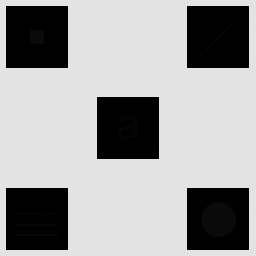
#> input picture imagenes/Imagen_con_detalles_escondidos.tif, 256 x 256 px; its folder holds 5 pictures in this run
$ python problema1.py
#> lines starting #> are read from the running program, lines starting #| are printed output that depends on the picture
from pathlib import Path
import cv2
import numpy as np
import matplotlib.pyplot as plt
from typing import Tuple


def histograma(img: np.ndarray) -> None:
    """Muestra la imagen original, su histograma de frecuencias y el histograma normalizado con su funcion de suma acumulada."""

    # Mostrar la imagen
    # Mostrar la imagen y su histograma lado a lado
    _, axes = plt.subplots(1, 3, constrained_layout=True)

    # Imagen
    axes[0].imshow(img, cmap="gray", vmin=0, vmax=255)
    axes[0].axis("off")
    axes[0].set_title("Imagen")

    # Histograma
    hist, bins = np.histogram(img.flatten(), 256, (0, 256))
    bin_centers = bins[:-1]

    bar_width = 10

    axes[1].bar(bin_centers, hist, width=bar_width, color="black")
    axes[1].set_xlim([-50, 255])
    axes[1].axvline(0, color="gray", linestyle="--", linewidth=1)
    axes[1].set_xlabel("Intensidad")
    axes[1].set_ylabel("Frecuencia")
    axes[1].set_title("Histograma")

    histn = hist.astype(np.double) / img.size
    cdf = histn.cumsum()

    # Histograma normalizado
    axes[2].bar(bin_centers, histn, width=bar_width, color="black")
    axes[2].set_xlim([-50, 255])
    axes[2].axvline(0, color="gray", linestyle="--", linewidth=1)
    axes[2].set_xlabel("Intensidad")
    axes[2].set_ylabel("Probabilidad (densidad)")
    axes[2].set_title("Histograma Normalizado")

    # Suma acumulada
    ax2 = axes[2].twinx()
    ax2.plot(bin_centers, cdf, color="red", linewidth=1.5, label="CDF")
    ax2.set_ylabel("CDF (acumulado)")
    ax2.set_ylim([0, 1])

    lines1, labels1 = axes[2].get_legend_handles_labels()
    lines2, labels2 = ax2.get_legend_handles_labels()
    axes[2].legend(lines1 + lines2, labels1 + labels2, loc="upper left")

    plt.show(block=False)


def mostrar_comparacion(
    img1: np.ndarray,
    img2: np.ndarray,
    titulo1: str,
    titulo2: str,
    figsize: Tuple[int, int] = (15, 6),
) -> None:
    """Muestra dos imágenes lado a lado para comparación."""
    _, axes = plt.subplots(1, 2, figsize=figsize)

    axes[0].imshow(img1, cmap="gray", vmin=0, vmax=255)
    axes[0].set_title(titulo1)
    axes[0].axis("off")

    axes[1].imshow(img2, cmap="gray", vmin=0, vmax=255)
    axes[1].set_title(titulo2)
    axes[1].axis("off")

    plt.show(block=False)


def procesar_con_ventana(
    img: np.ndarray, M: int, N: int, mostrar_histograma: bool = True
) -> np.ndarray:
    """Aplica ecualización local con ventana MxN y opcionalmente muestra el histograma."""
    img_procesada = ecualizar_local(img, M, N)

    if mostrar_histograma:
        histograma(img_procesada)

    return img_procesada


def ecualizar_local(img_original: np.ndarray, M: int, N: int) -> np.ndarray:
    """Aplica ecualización de histograma local con ventana MxN usando cv2.equalizeHist en cada vecindario."""

    if M % 2 == 0 or N % 2 == 0:
        raise ValueError(
            "El tamaño de la ventana (M, N) debe ser impar para tener un centro."
        )

    # Se obtienen las dimenciones de la imagen de entrada
    H, W = img_original.shape

    img_ecualizada = np.zeros_like(img_original, dtype=np.uint8)

    m_pad = M // 2
    n_pad = N // 2

    # Agregar bordes a la imagen
    img_con_borde = cv2.copyMakeBorder(
        img_original, m_pad, m_pad, n_pad, n_pad, cv2.BORDER_REPLICATE
    )

    # Bucle Principal: Ventana Deslizante
    for i in range(H):
        for j in range(W):
            # 2.1. Definir la Ventana (Vecindario)
            ventana = img_con_borde[i : i + M, j : j + N]

            # 2.2. Aplicar cv2.equalizeHist() a la ventana
            # Esto produce una imagen pequeña (MxN) donde todos los píxeles están ecualizados
            ventana_ecualizada = cv2.equalizeHist(ventana)

            # 2.3. Obtener el Píxel Central Transformado

            # En la ventana_ecualizada, el píxel central (m_pad, n_pad)
            # es el resultado de la transformación para el píxel (i, j)
            nuevo_valor = ventana_ecualizada[m_pad, n_pad]

            # Asignar el nuevo valor a la imagen de salida
            img_ecualizada[i, j] = nuevo_valor

    return img_ecualizada


def main() -> None:
    """Programa principal: carga imagen, aplica ecualización global y local con diferentes tamaños de ventana."""

    try:
        BASE_DIR = Path(__file__).parent
    except NameError:
        BASE_DIR = Path.cwd()

    IMAGE_PATH = BASE_DIR / "imagenes" / "Imagen_con_detalles_escondidos.tif"

    # Cargar la imagen en escala de grises
    img_original = cv2.imread(str(IMAGE_PATH), cv2.IMREAD_GRAYSCALE)
#> img_original is the input picture: shape (256, 256); min 0, max 228, mean 160.7

    if img_original is None:
        raise Exception(f"Error: No se pudo cargar la imagen en la ruta: {IMAGE_PATH}")

    histograma(img_original)
#> in histograma, `hist, bins = np.histogram(img.flatten(), 256, (0, 256))`: hist = 256 values, max 43946 at index 227, min 0 at index 12, mean 256; bins = 257 values from 0 to 256
#> in histograma, `bin_centers = bins[:-1]`: bin_centers = 256 values from 0 to 255
#> in histograma, `histn = hist.astype(np.double) / img.size`: histn = 256 values, max 0.671 at index 227, min 0 at index 12, mean 0.00391
#> in histograma, `cdf = histn.cumsum()`: cdf = 256 values from 0.257 to 1

    # Ecualización Global con OpenCV
    img_eq_global = cv2.equalizeHist(img_original)
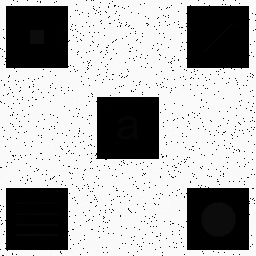
#> img_eq_global: shape (256, 256); min 0, max 255, mean 172.2
    mostrar_comparacion(
        img_original,
        img_eq_global,
        "1. Imagen Original",
        "2. Imagen original ecualizada (global)",
    )
#> in mostrar_comparacion, `plt.show(block=False)`:
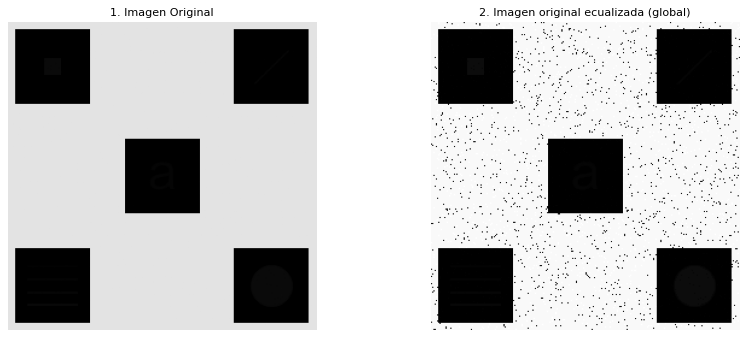
#> figure drawn by matplotlib, 2 panels

    histograma(img_eq_global)

    # Ecualizacion local con ventana 25x25 directamente sobre la imagen original
    img_procesada_25x25 = procesar_con_ventana(
        img_original, 25, 25, mostrar_histograma=False
    )
#> after the loop in ecualizar_local, `for i in range(H):`:
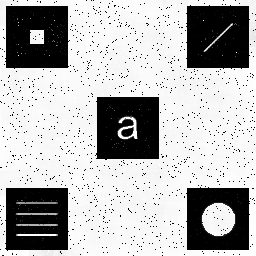
#> img_ecualizada: shape (256, 256); min 0, max 255, mean 177.5
#> after the loop in ecualizar_local, `for i in range(H):`:
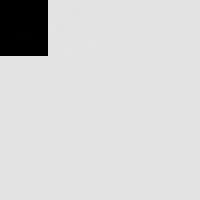
#> ventana: shape (25, 25) (shown 8 times larger); min 0, max 228, mean 211.8
    mostrar_comparacion(
        img_original,
        img_procesada_25x25,
        "1. Imagen Original",
        "2. Imagen original ecualizada (local) con salt & pepper 25x25",
    )
    histograma(img_procesada_25x25)

    # Aplicar un filtro de la mediana para eliminar el ruido fino antes de la ecualización.
    # 3 es un tamaño de kernel pequeño que preserva los bordes.
    img_suavizada = cv2.medianBlur(img_original, 3)
    mostrar_comparacion(
        img_original, img_suavizada, "1. Imagen Original", "2. Imagen suavizada con k=3"
    )

    # Probar diferentes tamaños de ventana sobre la imagen suavizada
    tamaños_ventana = [5, 25, 75]

    for M in tamaños_ventana:
        N = M  # Ventana cuadrada
        img_procesada = procesar_con_ventana(
            img_suavizada, M, N, mostrar_histograma=True
        )
        mostrar_comparacion(
            img_original,
            img_procesada,
            "1. Imagen Original",
            f"2. Ecualización Local Manual (Ventana {M}x{N})",
        )
#> this loop made 3 passes
#> pass 1, in ecualizar_local (call 2), `img_con_borde = cv2.copyMakeBorder( img_original, m_pad, m_pad, n_pad,..`:
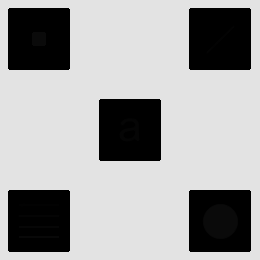
#> img_con_borde: shape (260, 260); min 0, max 227, mean 162.7
#> pass 1, in procesar_con_ventana (call 2), `img_procesada = ecualizar_local(img, M, N)`:
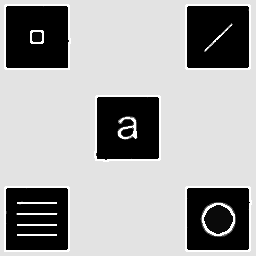
#> img_procesada: shape (256, 256); min 0, max 255, mean 165.5
#> pass 2, in histograma (call 5), `plt.show(block=False)`:
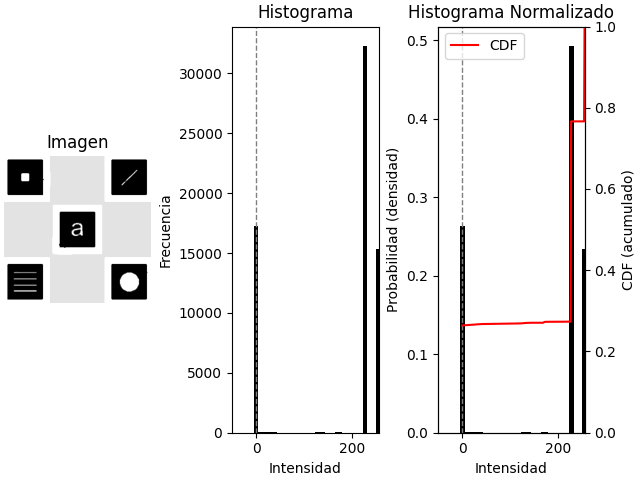
#> figure drawn by matplotlib, 4 panels; panel 2: tallest bar 32311 high, from x = 222 to 232; panel 3: tallest bar 0.493 high, from x = 222 to 232; panel 4: curve peaks at x = 255, y = 1


if __name__ == "__main__":
    main()
